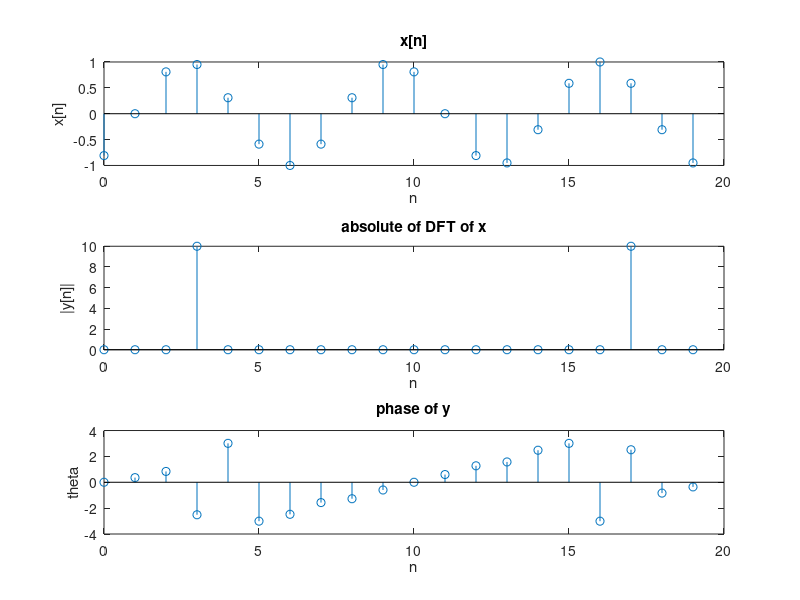

MATLAB code for this plot:
N=20;
n=0:N-1;
wo=(3*pi)/10;
x=sin(wo*(n-1));
y=fft(x,N);
figure
subplot(3,1,1)
stem(n,x);
title('x[n]')
xlabel('n');
ylabel('x[n]');
subplot(3,1,2)
stem(n,abs(y));
title('absolute of DFT of x')
xlabel('n');
ylabel('|y[n]|');
subplot(3,1,3)
stem(n,angle(y));
title('phase of y')
xlabel('n');
ylabel('theta');